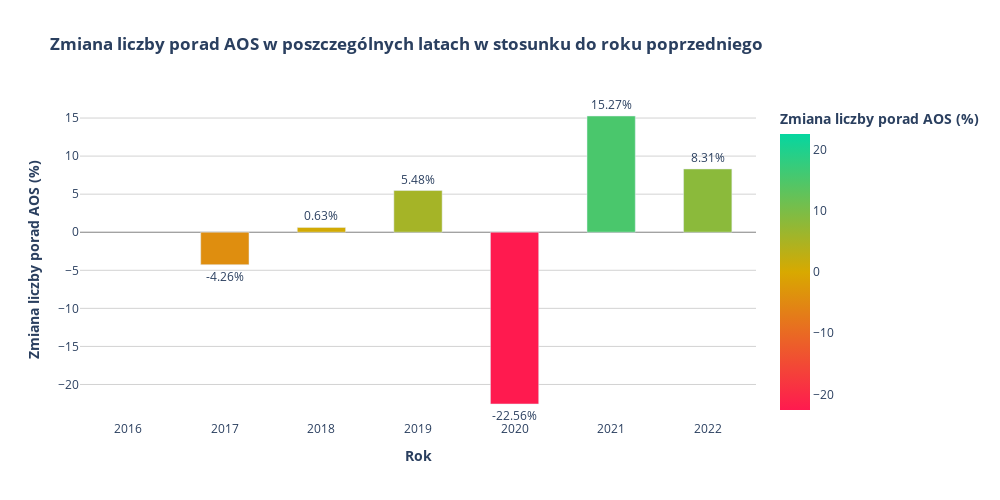

This figure's notebook cell:
### Code cell
# # Wykres zmiany liczby porad AOS w poszczególnych latach

fig_l_porad_zmiana = px.bar(
                                    df_aos_geriatria_grouped_by_year, 
                                    x="Rok", 
                                    y="L_Porad_Zmiana", 
                                    title="<b>Zmiana liczby porad AOS w poszczególnych latach w stosunku do roku poprzedniego",
                                    labels={"Rok": "<b>Rok", "L_Porad_Zmiana": "<b>Zmiana liczby porad AOS (%)"},
                                    height=500, 
                                    width=1000,
                                    color="L_Porad_Zmiana",
                                    color_continuous_scale=["#FF1A4F", "#D8A900", "#06D6A0"],
                                    color_continuous_midpoint=0
                                )

fig_l_porad_zmiana.update_traces(
                                    width=0.5,
                                    hovertemplate="Rok: <b>%{x}</b> <br>Zmiana liczby porad AOS: <b>%{y:.2f}</b>%",
                                    texttemplate="%{y:.2f}%",
                                    textposition="outside"
                                )

fig_l_porad_zmiana.update_layout(
                                    yaxis=dict(
                                                tickformat=".1f%",
                                                showgrid=True,
                                                gridcolor="lightgray",
                                                zeroline=True,
                                                zerolinecolor="gray",
                                                zerolinewidth=1
                                                ),
                                    hoverlabel=dict(bgcolor="#B1CAF2"),
                                    hoverlabel_align="left",
                                    plot_bgcolor="white",
                                    paper_bgcolor="white",
                                )

fig_l_porad_zmiana.show()

### Figure 1 — Plotly figure (JSON) as saved in the notebook; plotly's stock layout.template omitted (floating-point values rounded to 4 significant figures)
{"data": [{"alignmentgroup": "True", "hovertemplate": "Rok: <b>%{x}</b> <br>Zmiana liczby porad AOS: <b>%{y:.2f}</b>%", "legendgroup": "", "marker": {"color": [null, -4.262, 0.632, 5.479, -22.56, 15.27, 8.312], "coloraxis": "coloraxis", "pattern": {"shape": ""}}, "name": "", "offsetgroup": "", "orientation": "v", "showlegend": false, "textposition": "outside", "texttemplate": "%{y:.2f}%", "type": "bar", "width": 0.5, "x": [2016, 2017, 2018, 2019, 2020, 2021, 2022], "xaxis": "x", "y": [null, -4.262, 0.632, 5.479, -22.56, 15.27, 8.312], "yaxis": "y"}], "layout": {"barmode": "relative", "coloraxis": {"cmid": 0, "colorbar": {"title": {"text": "<b>Zmiana liczby porad AOS (%)"}}, "colorscale": [[0, "#FF1A4F"], [0.5, "#D8A900"], [1, "#06D6A0"]]}, "height": 500, "hoverlabel": {"align": "left", "bgcolor": "#B1CAF2"}, "legend": {"tracegroupgap": 0}, "paper_bgcolor": "white", "plot_bgcolor": "white", "title": {"text": "<b>Zmiana liczby porad AOS w poszczególnych latach w stosunku do roku poprzedniego"}, "width": 1000, "xaxis": {"anchor": "y", "domain": [0, 1], "title": {"text": "<b>Rok"}}, "yaxis": {"anchor": "x", "domain": [0, 1], "gridcolor": "lightgray", "showgrid": true, "tickformat": ".1f%", "title": {"text": "<b>Zmiana liczby porad AOS (%)"}, "zeroline": true, "zerolinecolor": "gray", "zerolinewidth": 1}}}
